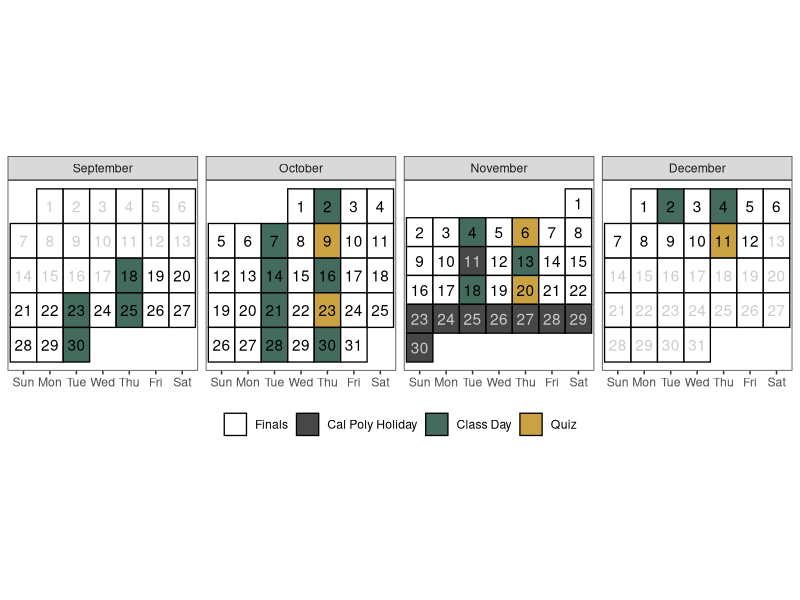

The R source for this figure:
## ---- chunk 1
#| include: false

library(tidyverse)

# Create a calendar for your syllabus ----
# Source: http://svmiller.com/blog/2020/08/a-ggplot-calendar-for-your-semester/

# 1) what is the first Day of the semester?
# Any number of ways to identify dates in R, but we'll use {lubridate} and the ymd() function here.
# Format: YYYYMMDD
semester_dates <- seq(ymd(20250918), ymd(20251212), by=1)
# Weekday(s) of class
class_wdays <- c("Tue", "Thu")

not_here_dates <- c(
  ymd("20251111"),
  ymd("20251123"),
  ymd("20251124"),
  ymd("20251125"),
  ymd("20251126"),
  ymd("20251127"),
  ymd("20251128"),
  ymd("20251129"),
  ymd("20251130")
  )

exam_dates <- c(ymd(20251009), 
                ymd(20251023),
                ymd(20251106),
                ymd(20251120),
                ymd(20251211)
                )

finals_week <- seq(ymd(20251206), ymd(20251212), by = 1)

# Custom function for treating the first day of the month as the first week 
# of the month up until the first Sunday 
# (unless Sunday was the start of the month)
wom <- function(date) {
    first <- wday(as.Date(paste(year(date), month(date), 1, sep = "-")))
    return((mday(date) + (first - 2)) %/% 7 + 1)
  }
# Create a data frame of dates, assign to Cal
Cal <- tibble(date = seq(ymd(20250901), ymd(20251231), by=1))  |>
  mutate(mon = lubridate::month(date, label = T, abbr = F),
         wkdy = weekdays(date, abbreviate = T),
         wkdy = fct_relevel(wkdy, "Sun", "Mon", "Tue", "Wed", "Thu","Fri","Sat"), # make sure Sunday comes first
         semester = date %in% semester_dates, 
         # project = date %in% project_dates,
         exams = date %in% exam_dates, # is it an exam?
         not_here = date %in% not_here_dates, # is it a day off?
         exam_wk = date %in% finals_week,
         day = lubridate::mday(date), 
         week = wom(date)
         ) |>
  mutate(category = case_when(
    # project ~ "Project",
    exams ~ "Quiz",
    not_here ~ "Cal Poly Holiday",
    semester & wkdy %in% class_wdays & !not_here & !exam_wk ~ "Class Day",
    semester ~ "Finals",
    TRUE ~ "NA"
  )
  )

class_cal <- Cal |> 
  ggplot(aes(wkdy, week)) +
  theme_bw() +
  theme(aspect.ratio = 1, 
        panel.grid.major.x = element_blank(),
        legend.position = "bottom",
        legend.title = element_blank(),
        axis.title.y = element_blank(), 
        axis.title.x = element_blank(),
        axis.ticks.y = element_blank(), 
        axis.text.y = element_blank()) +
  geom_tile(alpha=0.8, aes(fill=category), color="black", size=.45) +
  facet_wrap(~mon, scales = "free", ncol=4) +
  geom_text(aes(label = day, color = semester & (!not_here))) +
  # put your y-axis down, flip it, and reverse it
  scale_y_reverse(breaks=NULL) +
  # manually fill scale colors to something you like...
  scale_color_manual(values = c("FALSE" = "grey80", "TRUE" = "black"), guide = "none") + 
  scale_fill_manual(values=c("Class Day"="#154734", 
                             "Finals"="white",
                             "Cal Poly Holiday" = "grey10",
                             "NA" = "white", # I like these whited out...
                             "Quiz"="#BD8B13"),
                    #... but also suppress a label for a non-class semester day
                    breaks=c("Finals", "Cal Poly Holiday", "Class Day","Quiz"))
# class_cal

exam_days <- filter(Cal, category == "Quiz") |>
  dplyr::mutate(topic = c("Quiz 1",
                          "Quiz 2",
                          "Quiz 3",
                          "Quiz 4",
                          "Final Project Presentations (10:10am-1:00pm)"
                          ),
         time = c("In Class", 
                  "In Class", 
                  "In Class", 
                  "In Class", 
                  "In Class"
                  )
         ) |>
  rowwise() |>
  mutate(sem_week = week(date),
         Date = paste(format(date, "%b %e"), sep = ",", collapse = ", "))
## ---- chunk 2
# 1) Set your semester start (usually a Monday)
term_start <- as.Date("2025-08-18")

# 2) Define your topics by semester week (index = 1, 2, 3, ...)
topics <- c(
    "Module 1: Intro to Design of Experiments (DOE)",
    "Module 1, continued",
    "Module 2: Completely Randomized Designs (CRD)",
    "Module 3: Power",
    "Module 4: Factorials",
    "Module 5, continued",
    "Module 5: Randomized Complete Block Designs (RCBD)",
    "Module 5, continued",
    "Module 6: Random Effects & Mixed Models",
    "Module 7: Extensions to Block Designs",
    "Module 8: Nonparametric Tests"
)

# Helper to compute semester week
sem_week <- function(x, start = term_start) {
  as.integer(floor(as.numeric(as.Date(x) - start) / 7)) + 1
}


# 3) Class days summarized to semester weeks
class_days <- Cal |>
  filter(category %in% c("Class Day")) |>
  mutate(sem_week = sem_week(date)) |>
  # If you have any pre-term entries, drop or relabel:
  filter(sem_week >= 1) |>
  group_by(sem_week) |>
  summarize(
    Date = paste(format(as.Date(date), "%b %e"), collapse = ", "),
    .groups = "drop"
  ) |>
  mutate(topic = topics)

# 4) Make sure exam_days also has sem_week before binding
exam_days <- exam_days |>
  mutate(sem_week = sem_week(date)) |>
  transmute(
    sem_week,
    Date = format(as.Date(date), "%b %e"),
    topic # keep your existing exam labels in this column
  )

# 5) Combine, order, and select final columns
out <- bind_rows(class_days, exam_days) |>
  arrange(sem_week) |>
  select(Date, Topic = topic)

# out
## ---- chunk 3

# # project_days <- filter(Cal, category == "Project") |>
# #   mutate(topic = c("Project Proposal Due", "Project Presentation Due", "Project Report Due"),
# #          time = c("8pm", "8pm", "8pm")) |>
# #   mutate(Date = format(date, "%b %e"),
# #          sem_week = week(date))
# 
# class_days <- filter(Cal, category %in% c("Class Day")) |>
#   mutate(sem_week = week(date + 1)) |>
#   group_by(sem_week) |>
#   # group_by(sem_week) |>
#   summarize(Date = paste(format(date, "%b %e"), sep = ",", collapse = ", ")) |>
#   mutate(topic = c(
#     "Module 1: Intro to Design of Experiments (DOE)",
#     "Module 2: Completely Randomized Designs (CRD)",
#     "Module 3: Power",
#     "Module 4: Factorials",
#     "Module 5: Factorials, continued",
#     "Module 5: Randomized Complete Block Designs (RCBD)",
#     "Module 6: Random Effects & Mixed Models",
#     "Module 7: Extensions to Block Designs",
#     "Module 8: Nonparametric Tests")
#     ) |>
#   # bind_rows(project_days) |>
#   bind_rows(exam_days) |>
#   arrange(sem_week) |>
#   slice(1:15) |> 
#   select(Date, Topic = topic)
## ---- chunk 4
#| echo: false
#| eval: true
#| warning: false
#| fig-width: 9
#| fig-height: 4
#| fig-pos: 'H'
#| out-width: 100%
#| fig-align: center
class_cal
## ---- chunk 5
#| echo: false
#| eval: true
#| fig-pos: 'h'
out |>
kableExtra::kable(caption = "Tentative schedule of class topics:", format = "simple")
## ---- chunk 6
#| echo: false
#| fig-loc: "H"

tribble(
  ~Category,  ~Percent,
  "Participation & Professionalism", "5%",
  "Homework Assignments", "10%",
  "Lab Assignments", "15%",
  "Quizzes", "50%",
  "Final Project", "20%"
) |> 
  knitr::kable()
